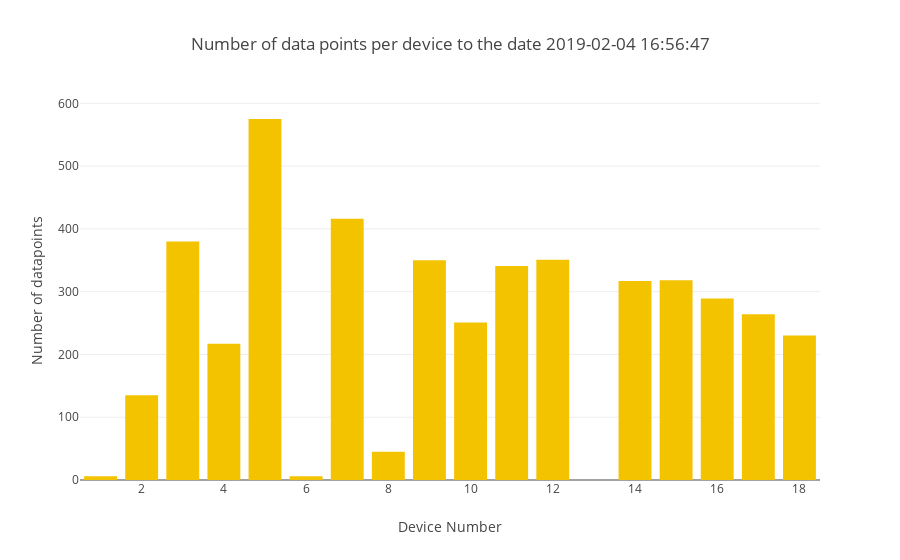

Here is the notebook cell this chart was saved with:
### Markdown cell above
Plotting device numbers and number of data points.

### Code cell
simple_bar_plot(xvalues=device_numbers,
                yvalues=upload_counts,
                name="upload datapoints",
                title="Number of data points per device to the date "+starting_point,
                ytitle="Number of datapoints")

### Figure 1 — Plotly figure (JSON) as saved in the notebook; plotly's stock layout.template omitted (floating-point values rounded to 4 significant figures)
{"data": [{"marker": {"color": "#F3C300"}, "name": "upload datapoints", "type": "bar", "x": [1, 2, 3, 4, 5, 6, 7, 8, 9, 10, 11, 12, 14, 15, 16, 17, 18], "y": [6, 135, 380, 217, 575, 6, 416, 45, 350, 251, 341, 351, 317, 318, 289, 264, 230]}], "layout": {"barmode": "stack", "title": "Number of data points per device to the date 2019-02-04 16:56:47", "xaxis": {"title": "Device Number"}, "yaxis": {"title": "Number of datapoints"}}}
